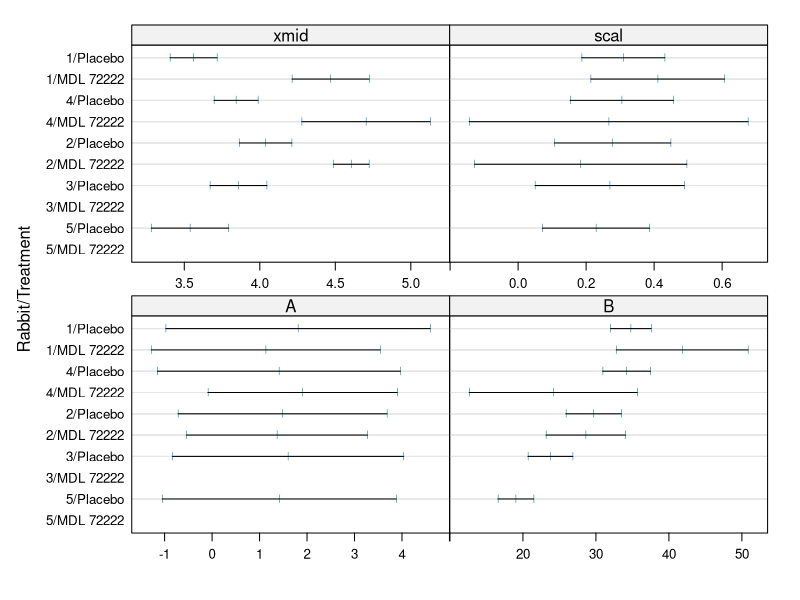
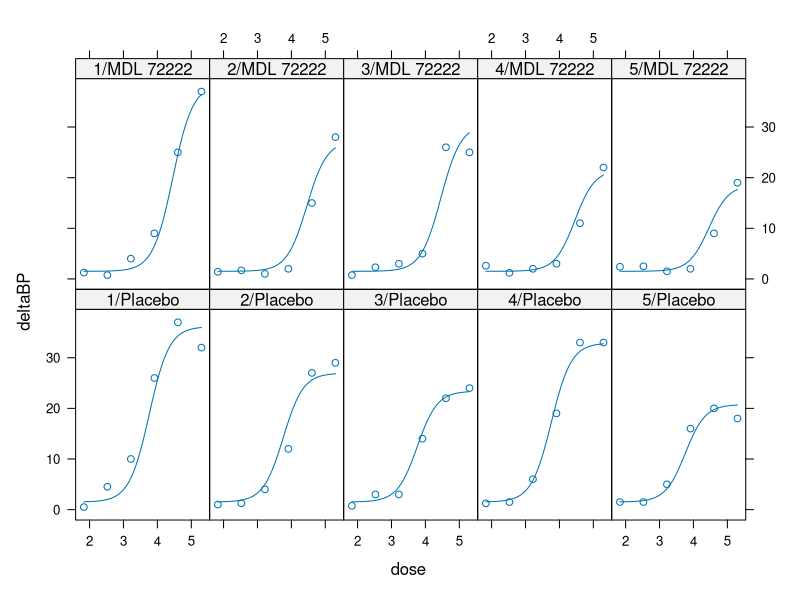
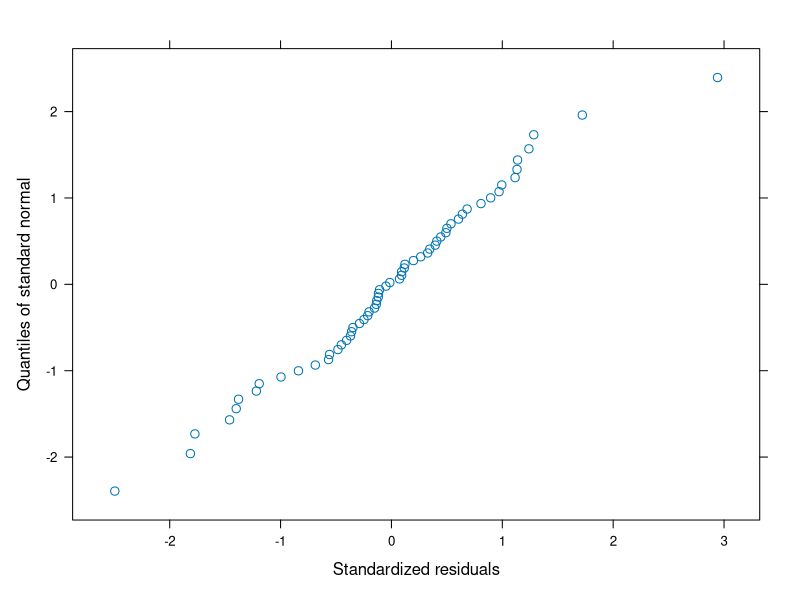

These figures' R source, in order: (Note: this script raises an error after producing the figures.)
## ---- chunk 1

# Clear environment
rm(list=ls())
# Clear all plots
if(!is.null(dev.list())) dev.off()

# Load packages
library(nlme)

## ---- chunk 2

# load data
data("PBG")

# change dose to log(dose)
PBG$dose <- log(PBG$dose)
str(PBG)
head(PBG)

## ---- chunk 3

# First update grouped data object to capture treatment within rabbit

pbg <- groupedData(deltaBP ~ dose | Rabbit/Treatment, data = PBG)
head(pbg)

# Now fit 4 parameter logistic model
mod1 <- nlsList(deltaBP ~ SSfpl(dose, A, B, xmid, scal), data = pbg)
summary(mod1)

## ---- chunk 4

plot(intervals(mod1))

## ---- chunk 5
# first store fixed effects to use as initial starting values
start1 <- fixef(mod1)

# Now fit 4 parameter logistic model
mod2 <- nlme(deltaBP ~ SSfpl(dose, A, B, xmid, scal), data = pbg, 
             fixed = c(A+B+scal~1, xmid~Treatment),  # only xmid has a fixed effect
             start = c(start1[1], start1[2], start1[3], 0, start1[4]), # modification effect starting at zero
             random = list(Rabbit=pdDiag(B~1), Treatment=pdDiag(xmid+B~1)))
summary(mod2)

## ---- chunk 6

mod3 <- update(mod2, random = list(Rabbit=pdDiag(B~1), Treatment=xmid+B~1)) 
# treatment level covariance matrix no longer has to be diagonal
summary(mod3)

## ---- chunk 7

anova(mod2, mod3)

## ---- chunk 8

intervals(mod3, which = "fixed")

## ---- chunk 9

plot(augPred(mod3), layout=c(5,2))

## ---- chunk 10

qqnorm(mod3)

## ---- chunk 11

qqnorm(mod3, ~resid(.)|Treatment)

## ---- chunk 12

plot(mod3, id=0.05, adj=-1)

## ---- chunk 13

ranef(mod3, level=1, aug=T)
ranef(mod3, level=2, aug=T)

## ---- chunk 14

#mod4 <- nlme(deltaBP ~ SSlogis(dose, Asym, xmid, scal), data = pbg, 
             #fixed = Asym+xmid+scal~1,  
             #start = c(start1[1], start1[2], start1[3], start1[4]), 
             #random = list(Rabbit=pdDiag(Asym+xmid+scal~1)))
#summary(mod4)



## ---- chunk 15

head(Glucose2)

## ---- chunk 16

plot(Glucose2, level=1)

